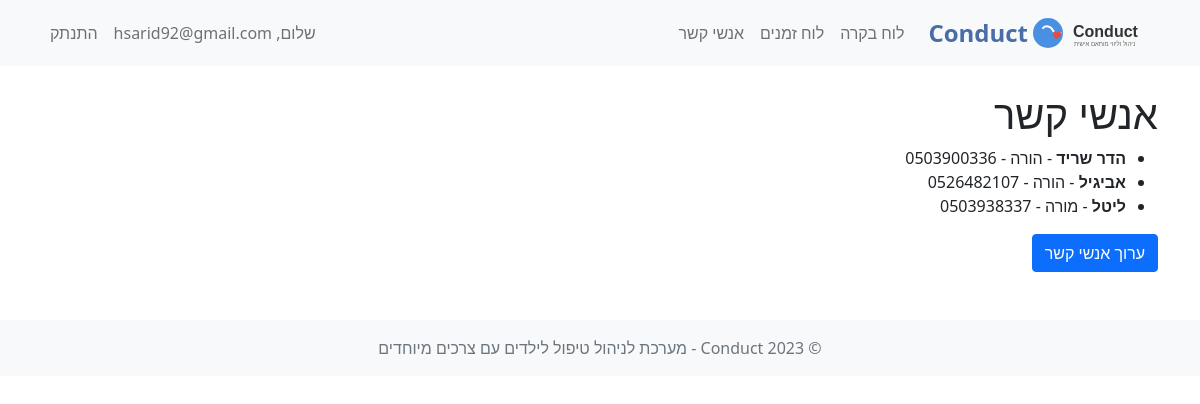
The app's page /contacts_page (signed in), older data.
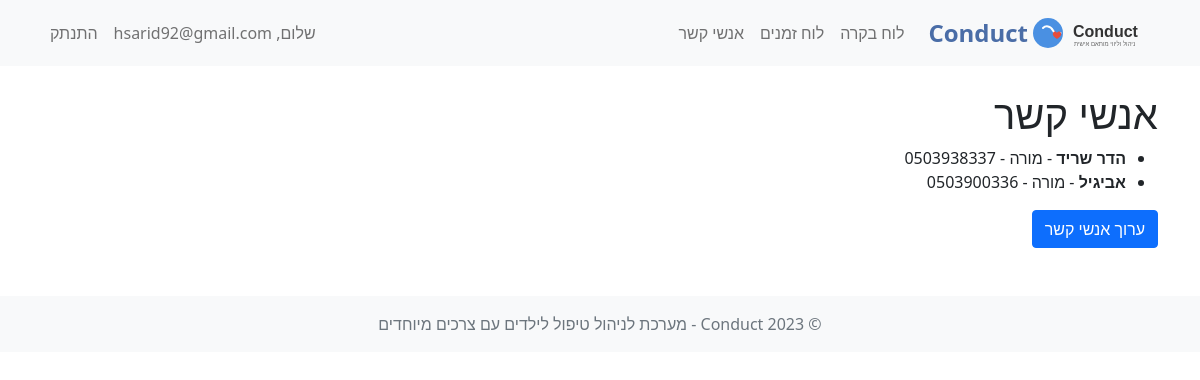
The same page, newer data.
### models.py (models this page shows)
class Contact(db.Model):
    id = db.Column(db.Integer, primary_key=True)
    user_id = db.Column(db.Integer, db.ForeignKey('user.id'), nullable=False)
    name = db.Column(db.String(150), nullable=False)  # Name of the contact
    relation = db.Column(db.String(50), nullable=False)  # e.g., Teacher, Parent, Therapist
    phone_number = db.Column(db.String(20), nullable=False)

### contact_routes.py (the view)
@contact_bp.route('/contacts_page')
@login_required
def contacts_page():
    contacts = Contact.query.filter_by(user_id=current_user.id).all()
    return render_template('contacts_page.html', title="אנשי קשר", contacts=contacts)

### APP.py (called while the page is built)
@login_manager.user_loader
def load_user(user_id):
    return User.query.get(int(user_id))

### templates/contacts_page.html (shortened to what this page needs)
<!DOCTYPE html>
<html lang="en">
<head>
</head>
<body>
    {% extends "base.html" %}
    {% block content %}
    <h1>אנשי קשר</h1>
    <ul>
        {% for contact in contacts %}
        <li>
            <strong>{{ contact.name }}</strong> - {{ contact.relation }} - {{ contact.phone_number }}
        </li>
        {% endfor %}
    </ul>
    <a href="{{ url_for('contacts') }}" class="btn btn-primary">ערוך אנשי קשר</a>
    {% endblock %}

Row changes from the older to the newer data that the page shows:
removed Contact: name "ליטל", relation "מורה", phone_number "0503938337"
changed Contact "הדר שריד": relation "הורה" → "מורה"; phone_number "0503900336" → "0503938337"
changed Contact "אביגיל": relation "הורה" → "מורה"; phone_number "0526482107" → "0503900336"
